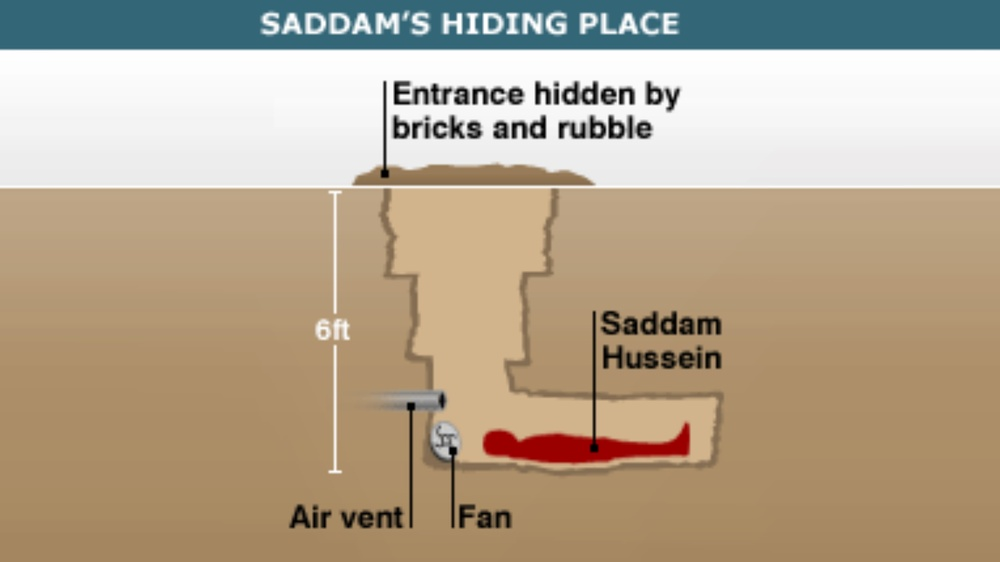
#> input picture images/5fbjb0.jpg, 1000 x 562 px, shrunk from 1600 x 900 before the run; its folder holds 4 pictures in this run
$ python negativeColor.py
#> lines starting #> are read from the running program, lines starting #| are printed output that depends on the picture
### scripts/utils/generalutils.py

import os
import numpy as np
import matplotlib.pyplot as plt
from pathlib import Path
import glob

def select_imagem():

    basepath =  Path(__file__).resolve().parent.parent.parent

    basepath = basepath /'images'

    os.chdir(basepath)

    python_files = glob.glob("*")


    file_num = 0
    running = True


    while running:
        file_num = 0
        for file in python_files:

            print(file_num,"-",file)
            file_num+=1


        file_choice=int(input("Pick number to select a file,"))

        if(file_choice>=len(python_files)):
            print("Inavlid file....")
            running = False
        else:
            nomeimagem = basepath/python_files[file_choice]

        return str(nomeimagem)
#> this loop made 1 pass; the answer given on pass 1: 1

def split_colors(imagem):

    blue = np.zeros((imagem.shape[0],imagem.shape[1],imagem.shape[2]), dtype = np.uint8)
    green = np.zeros((imagem.shape[0],imagem.shape[1],imagem.shape[2]), dtype = np.uint8)
    red = np.zeros((imagem.shape[0],imagem.shape[1],imagem.shape[2]), dtype = np.uint8)

    gray =  np.zeros( (imagem.shape[0], imagem.shape[1]), dtype = np.uint8 )

    blue[:,:,0] = imagem[:,:,0]
    green[:,:,1] = imagem[:,:,1]
    red[:,:,2] = imagem[:,:,2]

    for i in range(imagem.shape[0]):
        for j in range(imagem.shape[1]):
            gray[i,j] = blue[i,j,0]/3 + green[i,j,1]/3 + red[i,j,2]/3


    return gray, blue, green, red


# [8 lines left out: function adjustpart, not called in this run]


### scripts/utils/colorutils.py
import cv2
import os
import numpy as np
import matplotlib.pyplot as plt

def combine_bgr(imagem, blue, green, red):
    new_img = np.zeros((imagem.shape[0],imagem.shape[1],imagem.shape[2]), dtype = np.uint8)

    new_img[:,:,0] = blue[:,:,0]
    new_img[:,:,1] = green[:,:,1]
    new_img[:,:,2] = red[:,:,2]

    return new_img

# [140 lines left out: functions make_blue, make_green, make_red, exphisColor, normalized_color, generate_normalized_colored_img, not called in this run]

def negative_color(color, index):

    neg_color = np.zeros((color.shape[0],color.shape[1],color.shape[2]), dtype = np.uint8)


    for i in range(color.shape[0]):
        for j in range(color.shape[1]):

            neg_color[i,j, index] = np.abs(255-color[i,j,index])


    return neg_color

### scripts/negativeColor.py
# -*- coding: utf-8 -*-


import cv2
from utils.generalutils import *
from utils.colorutils import negative_color, combine_bgr


nomeimagem = select_imagem()

imagem = cv2.imread(nomeimagem)
#> imagem is the input picture: shape (562, 1000, 3); mean B, G, R 142.4, 164.7, 180.2


print("lenght: ")

print(imagem.shape[1])
#| 1000

print("height: ")
print(imagem.shape[0])
#| 562


print("Channels: ")
print(imagem.shape[2])
#| 3

gray, blue, green, red = split_colors(imagem)
#> in split_colors, `green[:,:,1] = imagem[:,:,1]`:
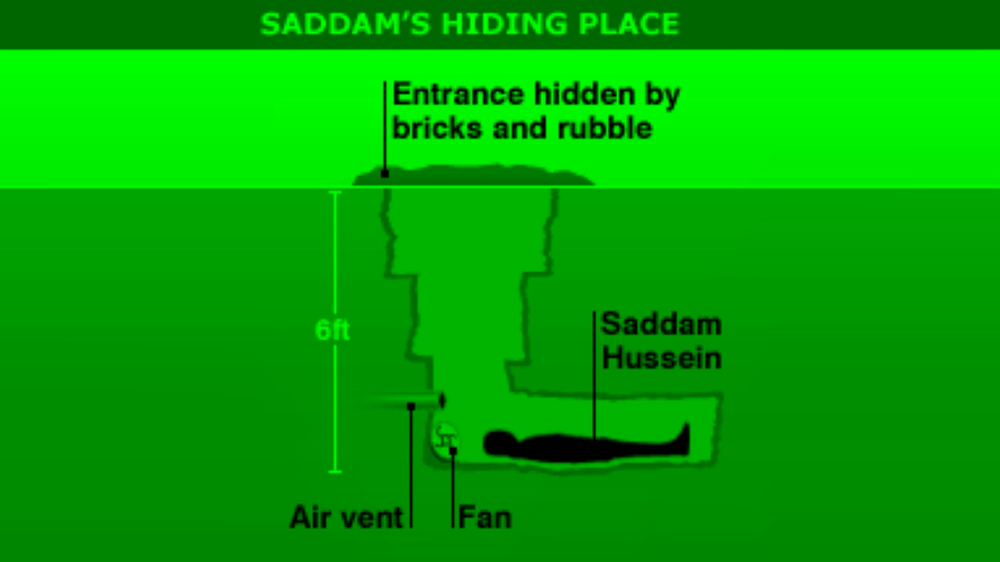
#> green: shape (562, 1000, 3); mean B, G, R 0, 164.7, 0
#> in split_colors, `red[:,:,2] = imagem[:,:,2]`:
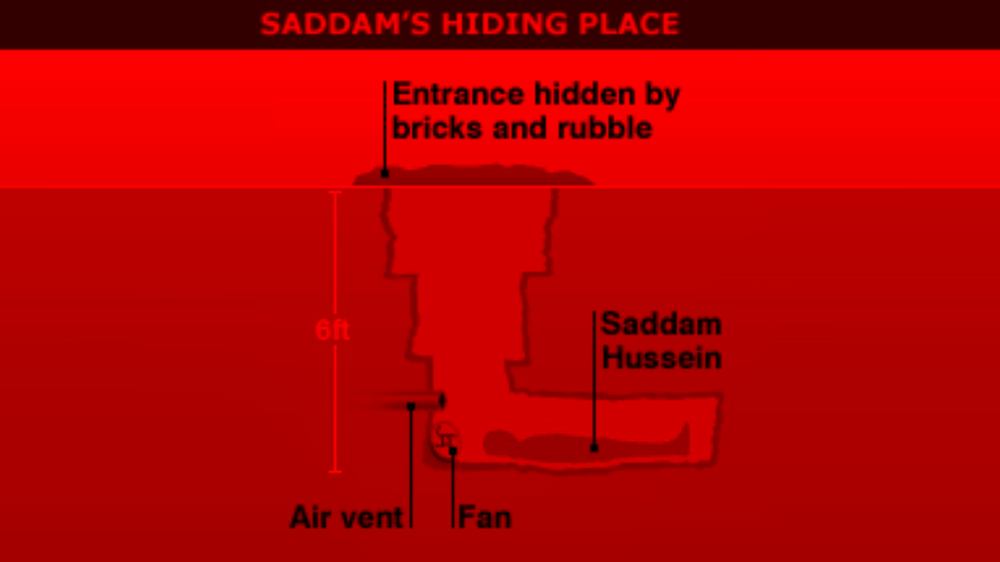
#> red: shape (562, 1000, 3); mean B, G, R 0, 0, 180.2
#> after the loop in split_colors, `for i in range(imagem.shape[0]):`:
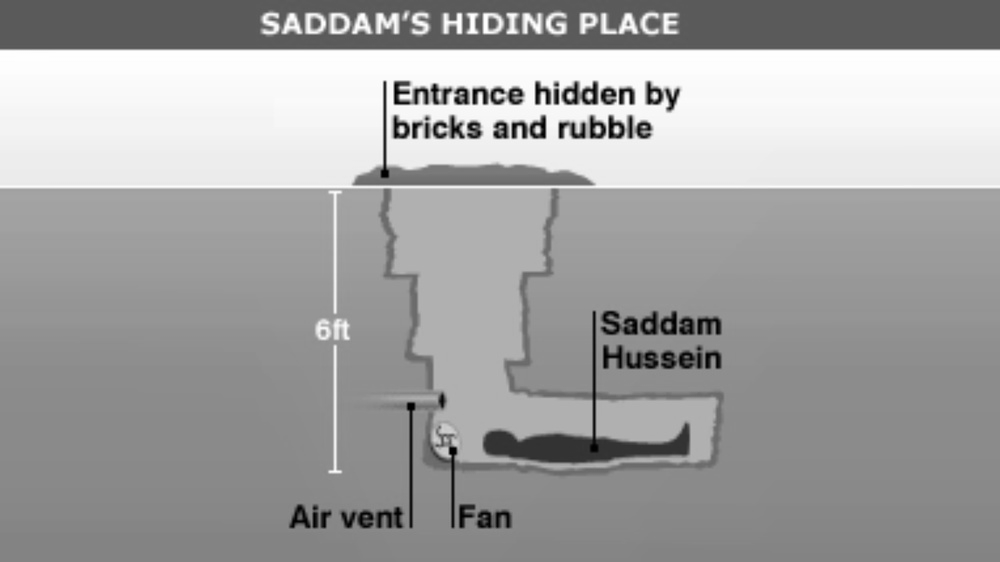
#> gray: shape (562, 1000); min 0, max 255, mean 162.2

target_size = (200, 200)

neg_blue = negative_color(blue, 0)
#> after the loop in negative_color, `for i in range(color.shape[0]):`:
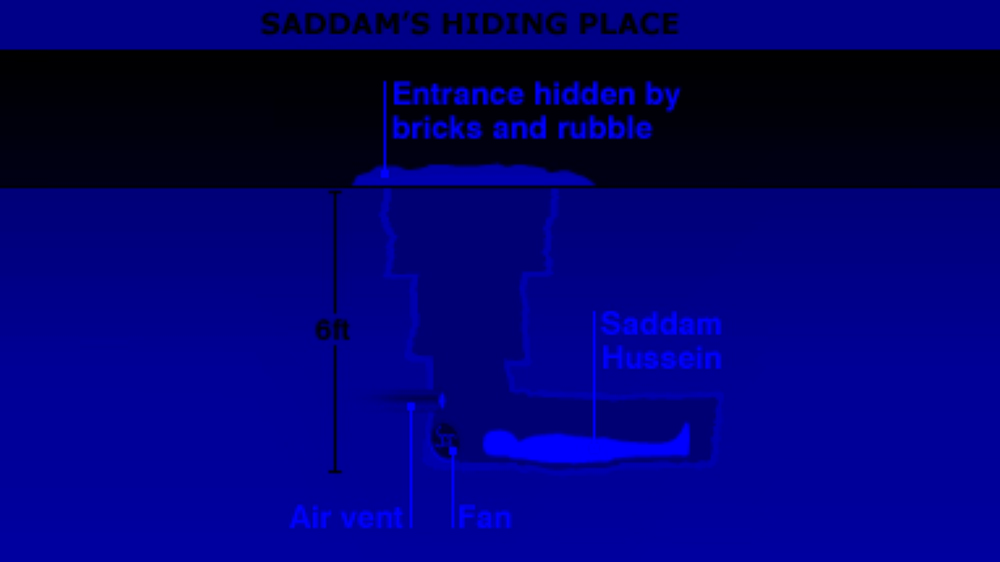
#> neg_color: shape (562, 1000, 3); mean B, G, R 112.6, 0, 0
neg_grenn = negative_color(green, 1)
#> call 2 of negative_color, with index = 1
#> after the loop in negative_color (call 2), `for i in range(color.shape[0]):`:
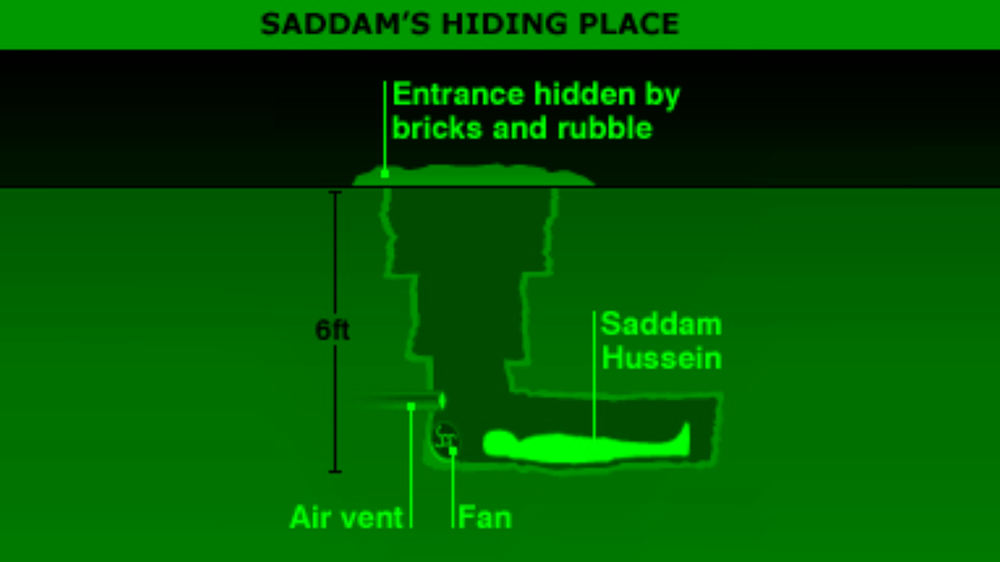
#> neg_color: shape (562, 1000, 3); mean B, G, R 0, 90.3, 0
neg_red = negative_color(red, 2)
#> call 3 of negative_color, with index = 2
#> after the loop in negative_color (call 3), `for i in range(color.shape[0]):`:
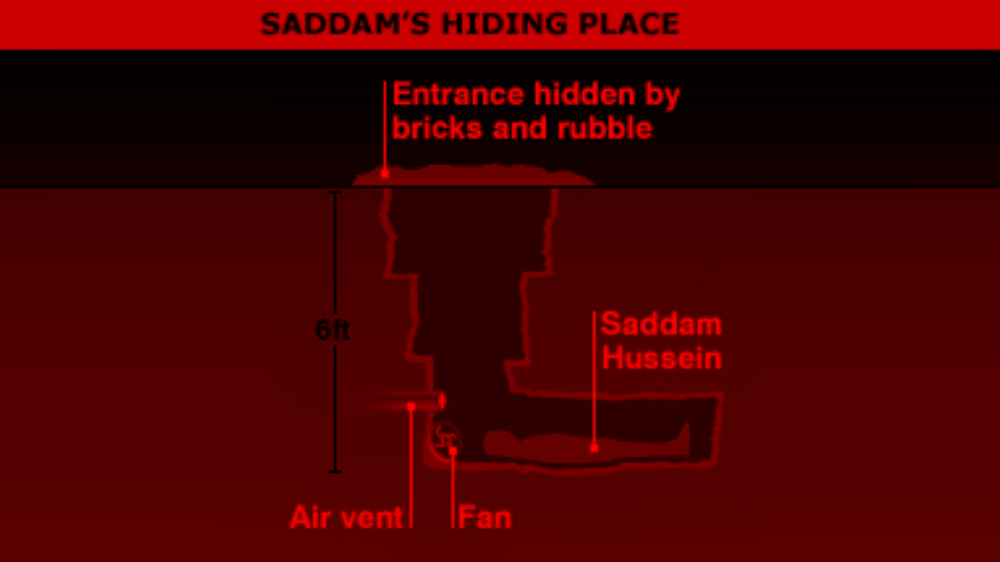
#> neg_color: shape (562, 1000, 3); mean B, G, R 0, 0, 74.8


new_img = combine_bgr(imagem, neg_blue, neg_grenn, neg_red)
#> in combine_bgr, `new_img[:,:,2] = red[:,:,2]`:
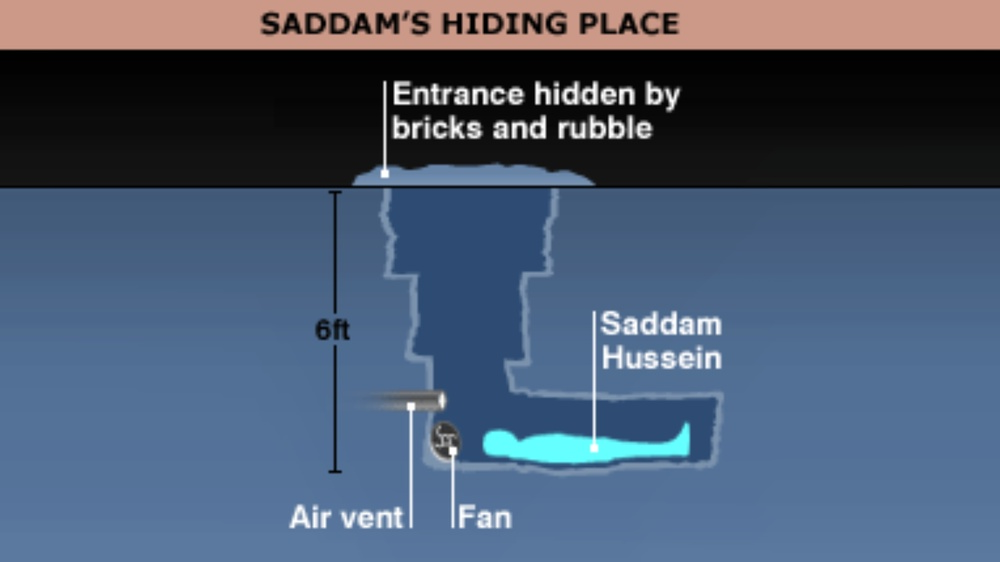
#> new_img: shape (562, 1000, 3); mean B, G, R 112.6, 90.3, 74.8
cv2.imshow("Combined", new_img)
cv2.waitKey(0)
cv2.destroyAllWindows()


cv2.imwrite("out.jpg", imagem)
